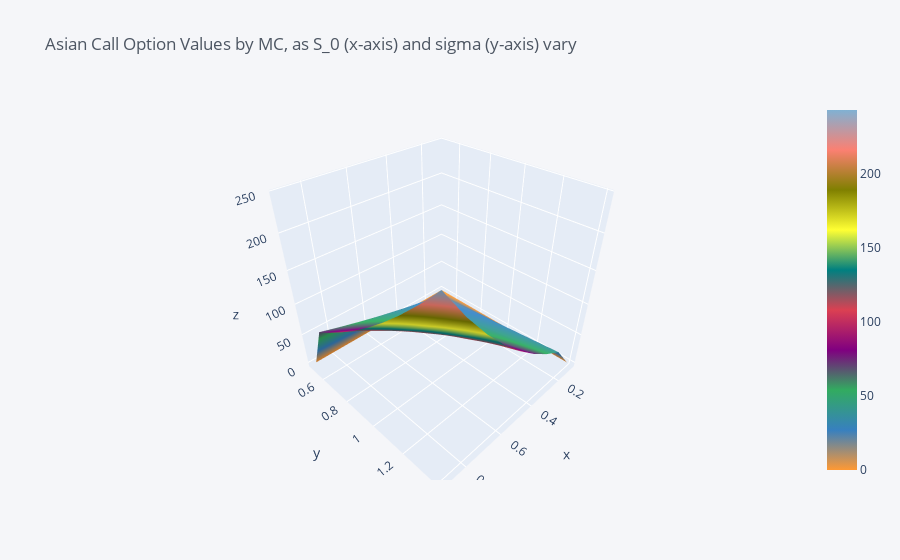

Notebook cell for this chart:
### Code cell
grid.iplot(kind='surface', title='Asian Call Option Values by MC, as S_0 (x-axis) and sigma (y-axis) vary')

### Figure 1 — Plotly figure (JSON) as saved in the notebook; plotly's stock layout.template omitted (floating-point values rounded to 4 significant figures)
{"data": [{"colorscale": [[0, "rgb(255, 153, 51)"], [0.1111, "rgb(55, 128, 191)"], [0.2222, "rgb(50, 171, 96)"], [0.3333, "rgb(128, 0, 128)"], [0.4444, "rgb(219, 64, 82)"], [0.5556, "rgb(0, 128, 128)"], [0.6667, "rgb(255, 255, 51)"], [0.7778, "rgb(128, 128, 0)"], [0.8889, "rgb(251, 128, 114)"], [1, "rgb(128, 177, 211)"]], "type": "surface", "x": [0.1, 0.2, 0.3, 0.4, 0.5, 0.6, 0.7, 0.8, 0.9], "y": [0.5, 0.6, 0.7, 0.8, 0.9, 1, 1.1, 1.2, 1.3, 1.4], "z": [[0, 0, 0, 0, 0, 0, 0, 0, 0], [0, 18.95, 24.21, 30.24, 37.01, 44.46, 52.54, 61.26, 70.61], [0, 21.39, 27.81, 35.26, 43.66, 52.95, 63.12, 74.16, 86.09], [0, 23.83, 31.5, 40.46, 50.64, 61.97, 74.46, 88.13, 103.0], [0, 26.28, 35.28, 45.87, 57.97, 71.54, 86.62, 103.3, 121.5], [0, 28.75, 39.15, 51.49, 65.67, 81.71, 99.65, 119.6, 141.8], [0, 31.24, 43.13, 57.33, 73.76, 92.49, 113.6, 137.3, 163.9], [0, 33.77, 47.23, 63.4, 82.27, 103.9, 128.6, 156.5, 188.1], [0, 36.33, 51.43, 69.72, 91.21, 116.1, 144.6, 177.3, 214.5], [0, 38.93, 55.76, 76.29, 100.6, 129.0, 161.9, 199.8, 243.5]]}], "layout": {"autosize": true, "legend": {"bgcolor": "#F5F6F9", "font": {"color": "#4D5663"}}, "paper_bgcolor": "#F5F6F9", "plot_bgcolor": "#F5F6F9", "scene": {"aspectmode": "auto", "aspectratio": {"x": 1, "y": 1, "z": 1}}, "title": {"font": {"color": "#4D5663"}, "text": "Asian Call Option Values by MC, as S_0 (x-axis) and sigma (y-axis) vary"}, "xaxis": {"gridcolor": "#E1E5ED", "showgrid": true, "tickfont": {"color": "#4D5663"}, "title": {"font": {"color": "#4D5663"}, "text": ""}, "zerolinecolor": "#E1E5ED"}, "yaxis": {"gridcolor": "#E1E5ED", "showgrid": true, "tickfont": {"color": "#4D5663"}, "title": {"font": {"color": "#4D5663"}, "text": ""}, "zerolinecolor": "#E1E5ED"}}}
